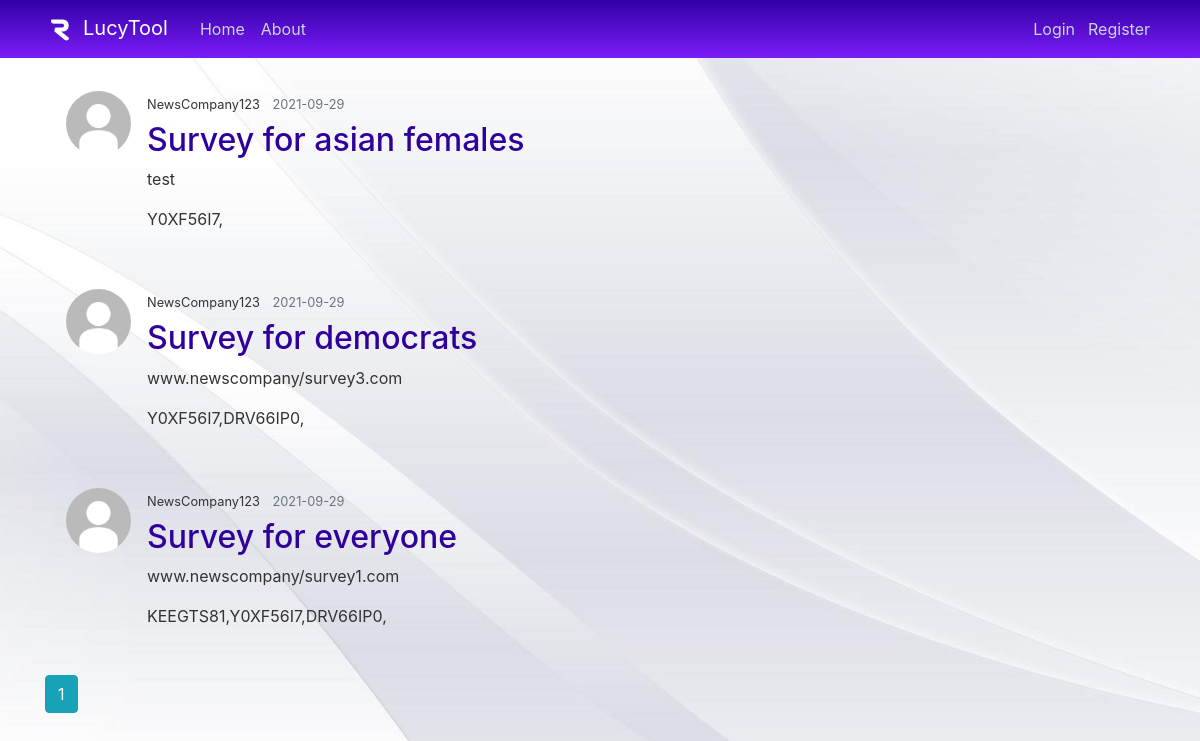
The page /teenager/surveys/IvyC456 on the database its author committed.
### webApp/models.py (models this page shows, shortened)
class Survey(db.Model):
    id = db.Column(db.Integer, primary_key=True)
    title = db.Column(db.String(100), nullable=False)
    date_posted = db.Column(db.DateTime, nullable=False, default=datetime.utcnow)
    description = db.Column(db.Text, nullable=False)
    incentive = db.Column(db.String(100), nullable=False)
    link = db.Column(db.String(100), nullable=False)
    assigned_to = db.Column(db.Text, nullable=True)
    user_id = db.Column(db.Integer, db.ForeignKey('user.id'), nullable=False)

class User(db.Model, UserMixin):
    id = db.Column(db.Integer, primary_key=True)
    user_id = db.Column(db.String(10), unique=True, nullable=False, default='User ID')
    username = db.Column(db.String(20), unique=True, nullable=False)
    email = db.Column(db.String(120), unique=True, nullable=False)
    image_file = db.Column(db.String(20), nullable=False, default='default.jpg')
    password = db.Column(db.String(60), nullable=False)
    posts = db.relationship('Post', backref='author', lazy=True)
    user_type = db.Column(db.String(20), nullable=False, default='')
    age = db.Column(db.Integer, default=float("nan"))
    city = db.Column(db.String(100), nullable=False, default='')
    state = db.Column(db.String(50), nullable=False, default='')
    first_name = db.Column(db.String(50), nullable=False, default='')
    last_name = db.Column(db.String(50), nullable=False, default='')
    birthday = db.Column(db.DateTime, nullable=False, default=0)
    gender = db.Column(db.String(20), nullable=False, default='')
    race = db.Column(db.String(50), nullable=False, default='')
    ethnicity = db.Column(db.String(50), nullable=False, default='')
    religious_affiliation = db.Column(db.String(50), nullable=False, default='')
    political_affiliation = db.Column(db.String(50), nullable=False, default='')
    social_class = db.Column(db.String(20), nullable=False, default='')
    sexuality = db.Column(db.String(20), nullable=False, default='')
    hobbies = db.Column(db.Text, nullable=False, default='')
    college_major = db.Column(db.Text, nullable=False, default='')
    career_field = db.Column(db.Text, nullable=False, default='')
    phone_number = db.Column(db.String(20), unique=True, nullable=True, default=float("nan"))
    surveys = db.Column(db.Text, nullable=True)
    company_name = db.Column(db.String(50), nullable=False, default='')
    surveys = db.relationship('Survey', backref='author', lazy=True)

### webApp/users/routes.py (the view)
@users.route("/teenager/surveys/<string:username>")
def assigned_surveys(username):
    page = request.args.get('page', 1, type=int)
    user = User.query.filter_by(username=username).first_or_404()
    surveys = Survey.query.filter(Survey.assigned_to.contains(str(user.user_id)))\
        .order_by(Survey.date_posted.desc())\
        .paginate(page=page, per_page=5)
    return render_template('teenager_surveys.html', surveys=surveys, user=user)

### webApp/templates/teenager_surveys.html
{% extends "layout.html" %}
{% block content %}
    {% for survey in surveys.items %}
            <article class="media content-section">
                <img class="rounded-circle article-img" src="{{ url_for('static', filename='profile_pics/' + survey.author.image_file) }}">
                <div class="media-body">
                    <div class="article-metadata">
                        <small class="mr-2">{{ survey.author.username }}</small>
                        <small class="text-muted">{{ survey.date_posted.strftime('%Y-%m-%d') }}</small>
                    </div>
                    <h2><a class="article-title" href="{{ url_for('surveys.survey', survey_id=survey.id) }}">{{ survey.title }}</a></h2>
                    <p class="article-content">{{ survey.link }}</p>
                    <p class="article-content">{{ survey.assigned_to }}</p>
                </div>
            </article>
    {% endfor %}
    {% for page_num in surveys.iter_pages(left_edge=1, right_edge=1, left_current=1, right_current=2) %}
        {% if page_num %}
            {% if surveys.page == page_num %}
                <a class="btn btn-info mb-4" href="{{ url_for('main.home', page=page_num) }}">{{ page_num }}</a>
            {% else %}
                <a class="btn btn-outline-info mb-4" href="{{ url_for('main.home', page=page_num) }}">{{ page_num }}</a>
            {% endif %}
        {% else %}
            ...
        {% endif %}
    {% endfor %}
{% endblock content %}

### webApp/templates/layout.html (shortened to what this page needs)
<!DOCTYPE html>
<html>
<head>
    <link rel="stylesheet" href="https://stackpath.bootstrapcdn.com/bootstrap/4.3.1/css/bootstrap.min.css">
    <link rel="stylesheet" type="text/css" href="{{ url_for('static', filename='main.css') }}">
    </head>
<body>
    <header class="site-header">
        <nav class="navbar navbar-expand-md navbar-dark bg-steel fixed-top">
          <div class="container">
            <a class="navbar-brand mr-4" href="/"><img src="static/logo.png" width="30" height="auto" alt="logo" style="margin-right: 8px;"/>LucyTool</a>
            <div class="collapse navbar-collapse" id="navbarToggle">
              <div class="navbar-nav mr-auto">
                <a class="nav-item nav-link" href="{{ url_for('main.home') }}">Home</a>
                <a class="nav-item nav-link" href="{{ url_for('main.about') }}">About</a>
              </div>
              <div class="navbar-nav">
                {% if current_user.is_authenticated %}
                  {% if current_user.user_type == "company" %}
                    <a class="nav-item nav-link" href="{{ url_for('users.filter') }}">Filter Search</a>
                    <a class="nav-item nav-link" href="{{ url_for('users.single_search') }}">Single Search</a>
                  {% endif %}
                    <a class="nav-item nav-link" href="{{ url_for('users.account') }}">Account</a>
                  <a class="nav-item nav-link" href="{{ url_for('users.logout') }}">Logout</a>
                {% else %}
                  <a class="nav-item nav-link" href="{{ url_for('users.login') }}">Login</a>
                  <div class="dropdown">
                    <button class="dropbtn" style="background-color: #ffffff00; padding: 8px 5px; color: #cbd5db;">Register</button>
                  </div>
                {% endif %}
              </div>
            </div>
          </div>
        </nav>
      </header>
      <main role="main" class="container">
        <div class="row">
          <div class="col-md-8">
            {% block content %}{% endblock %}
          </div>
          <div class="col-md-4">
          </div>
        </div>
      </main>
</body>
</html>

### webApp/static/main.css (style rules this page uses)
html { background: url(background1.jpg) no-repeat center center fixed; -webkit-background-size: cover; -moz-background-size: cover; -o-background-size: cover; background-size: cover; }
body { background: #fafafa00; color: #333333; margin-top: 5rem; }
h1, h2, h3, h4, h5, h6 { color: #444444; }
.bg-steel { background-image: linear-gradient(to bottom, #3200a7 0%, #7b1cf7 100%); }
.site-header .navbar-nav .nav-link { color: #cbd5db; }
.content-section { background: #ffffff00; padding: 10px 20px; border: 1px solid #dddddd00; border-radius: 3px; margin-bottom: 20px; }
.article-title { color: #2f009c; }
.article-content { white-space: pre-line; }
.article-img { height: 65px; width: 65px; margin-right: 16px; }
.article-metadata { padding-bottom: 1px; margin-bottom: 4px; border-bottom: 1px solid #e3e3e300 }
.dropbtn { background-color: #4500c5; color: white; padding: 16px; font-size: 16px; border: none; }
.dropdown { position: relative; display: inline-block; }

### rows shown on the page
Survey: image_file (placeholder picture), author.username "NewsCompany123", date_posted "2021-09-29", title "Survey for asian females", link "test", assigned_to "Y0XF56I7,"
Survey: image_file (placeholder picture), author.username "NewsCompany123", date_posted "2021-09-29", title "Survey for democrats", link "www.newscompany/survey3.com", assigned_to "Y0XF56I7,DRV66IP0,"
Survey: image_file (placeholder picture), author.username "NewsCompany123", date_posted "2021-09-29", title "Survey for everyone", link "www.newscompany/survey1.com", assigned_to "KEEGTS81,Y0XF56I7,DRV66IP0,"

### other values the page prints
{{ page_num }} "1"
